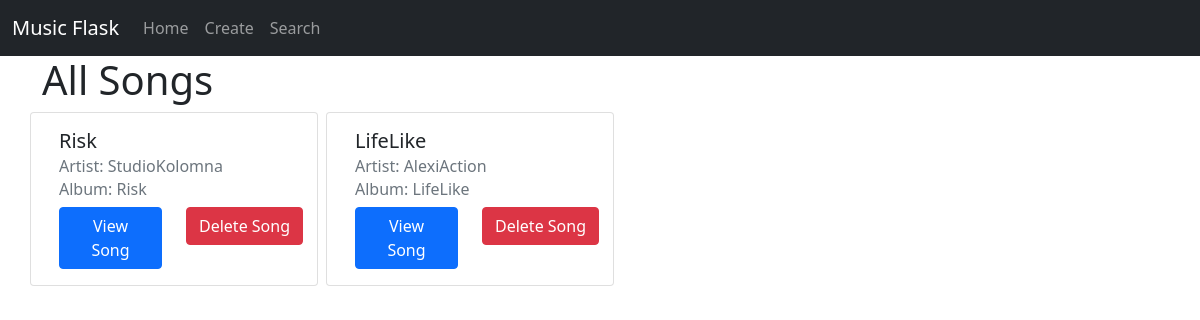
The app's page /, older data.
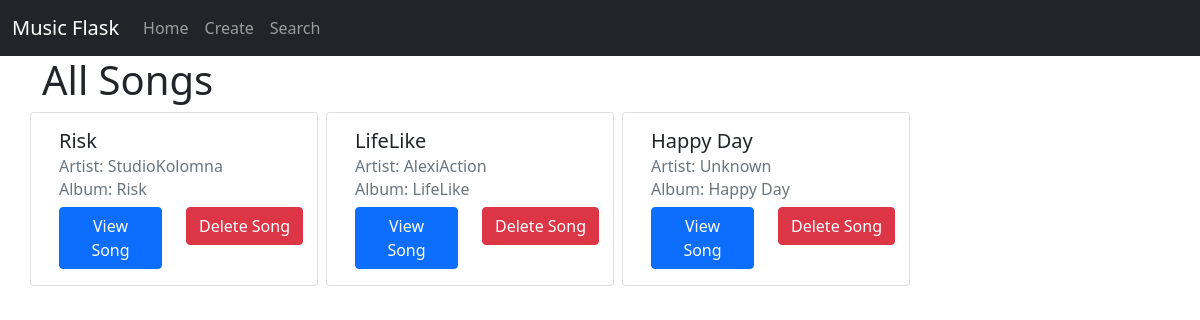
The same page, newer data.
### tables this page shows
CREATE TABLE `songs` (
    `id` INTEGER PRIMARY KEY AUTOINCREMENT,
    `title` varchar(255) NOT NULL,
    `artist` varchar(255) NOT NULL,
    `album` varchar(255) NOT NULL,
    `filename` varchar(255) NOT NULL
);

### app.py (the view)
@app.route("/")
def index():
    print(app.static_folder)
    conn = get_db_connection()
    songs = conn.execute('SELECT * FROM songs').fetchall()
    conn.close()
    return render_template('index.html', songs=songs)

### app.py (called while the page is built)
def get_db_connection():
    conn = sqlite3.connect('database.db')
    conn.row_factory = sqlite3.Row
    return conn

### templates/index.html (shortened to what this page needs)
{% extends 'base.html' %}
{% block content %}
    <div class="container">
        <h1>All Songs</h1>
        <div class="row">
            {% for song in songs %}
                <div class="card col-4 me-2" style="width: 18rem;">
                    <div class="card-body">
                        <h5 class="card-title">{{ song.title }}</h5>
                        <h6 class="card-subtitle mb-2 text-muted">Artist: {{ song.artist }}</h6>
                        <h6 class="card-subtitle mb-2 text-muted">Album: {{ song.album }}</h6>
                        <div class="row">
                            <div class="col-6">
                                <a href="/song/{{ song.id }}" class="card-link">
                                    <button type="button" class="btn btn-primary">View Song</button>
                                </a>
                            </div>
                            <div class="col-6">
                                <form action="/delete/{{ song.id }}" method="POST">
                                    <input type="submit" class="btn btn-danger" value="Delete Song">
                                </form>
                            </div>
                        </div>
                    </div>
                </div>
            {% endfor %}
        </div>
{% endblock %}

Row changes from the older to the newer data that the page shows:
added songs: title "Happy Day", artist "Unknown", album "Happy Day"
